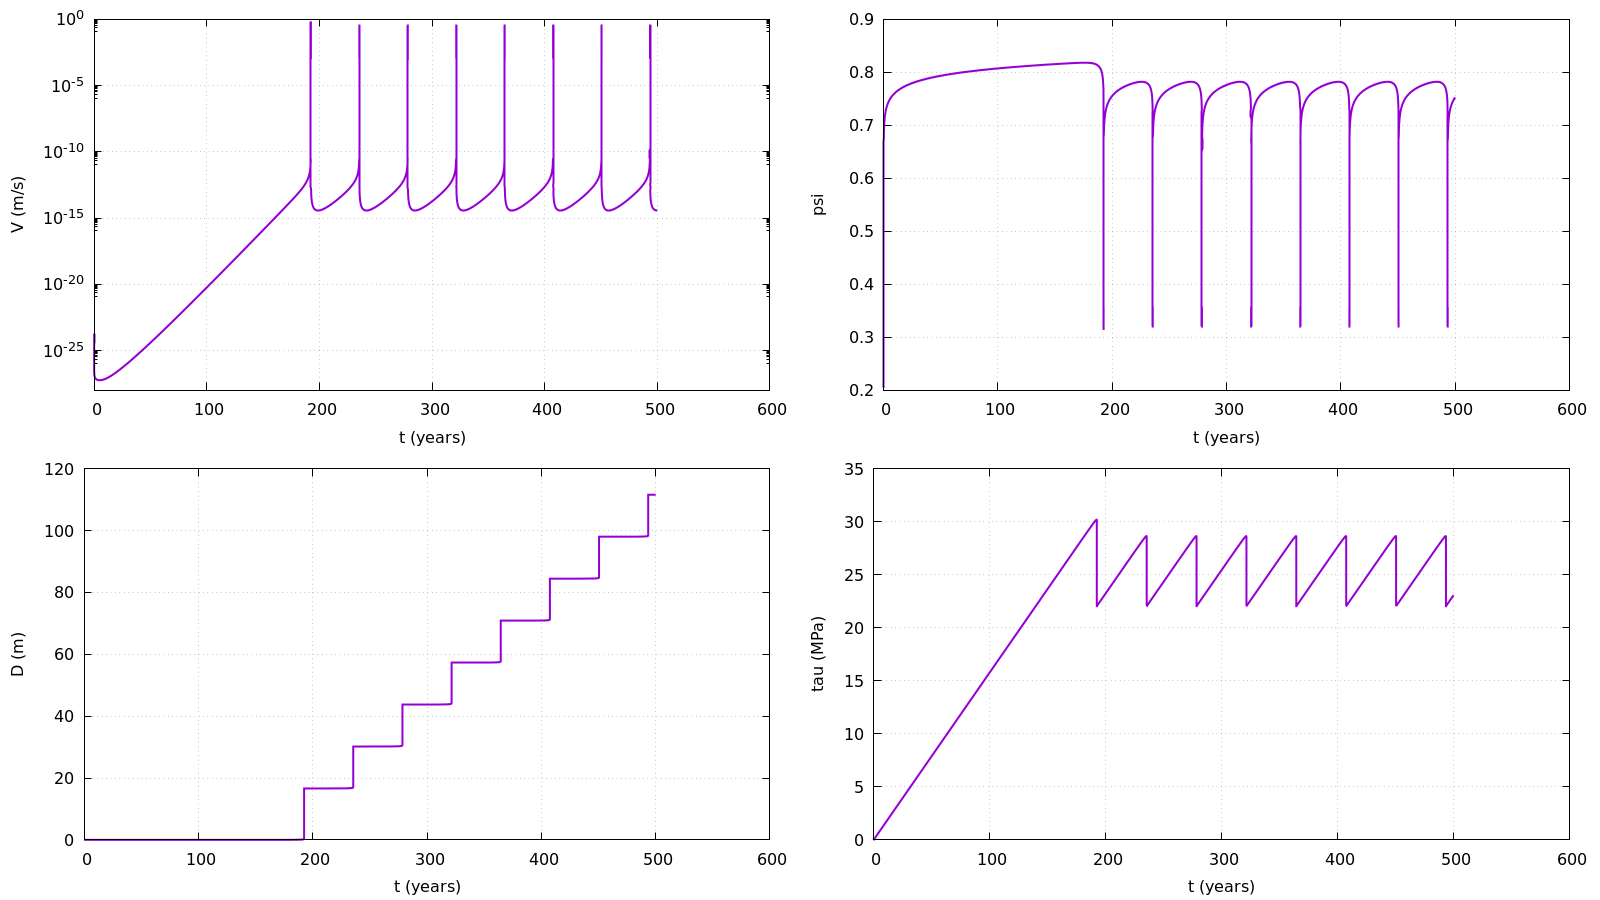

This chart was generated by the following gnuplot code:
# plot_script.gp

set datafile separator ','  # Specify that the data file uses commas as separators
set grid  # Enable grid for better readability
set term pngcairo size 1600, 900   # Set output terminal to PNG
set output 'plot.png'  # Output file

# Constant for conversion from seconds to years
seconds_in_year = 365 * 24 * 60 * 60


set multiplot layout 2,2  
set logscale y  # Set both axes to logarithmic scale
set format y "10^{%L}"  # Format y-axis labels for better readability in log scale
set xlabel 't (years)'  # Label for x-axis
set ylabel 'V (m/s)'  # Label for y-axis
plot 'out.txt' using ($1/seconds_in_year):4 with line lw 2 notitle
unset logscale
unset format y

# Second subplot (psi vs t)
set xlabel 't (years)'
set ylabel 'psi'
plot 'out.txt' using ($1/seconds_in_year):3 with lines lw 2 notitle

# Third subplot (D vs t)
set xlabel 't (years)'
set ylabel 'D (m)'
plot 'out.txt' using ($1/seconds_in_year):2 with lines lw 2 notitle

# Fourth subplot (tau vs t)
set xlabel 't (years)'
set ylabel 'tau (MPa)'
plot 'out.txt' using ($1/seconds_in_year):($5/1000000) with lines lw 2 notitle

unset multiplot
